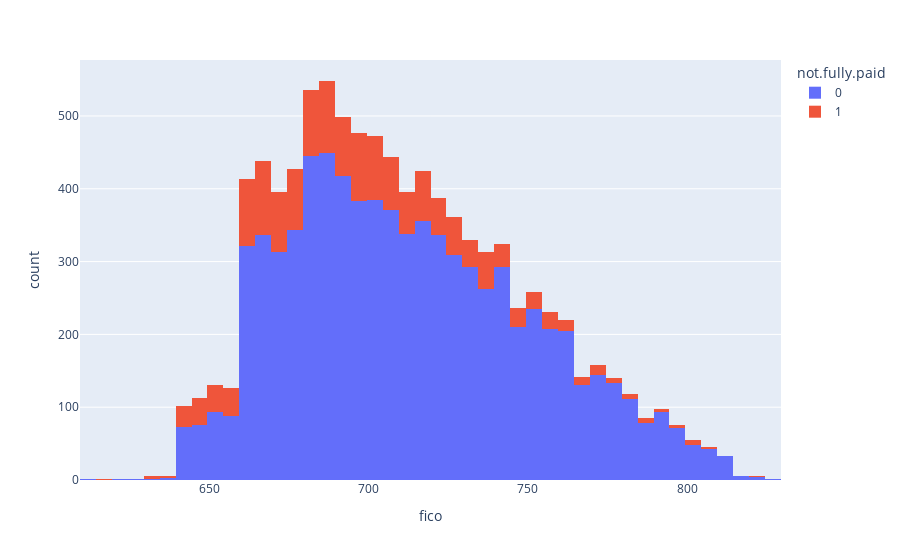

Notebook cell for this chart:
### Code cell
fig = px.histogram(Loans, x ='fico', color = 'not.fully.paid')
fig.show()

### Figure 1 — Plotly figure (JSON) as saved in the notebook; plotly's stock layout.template omitted (floating-point values rounded to 4 significant figures; data arrays with more than 128 entries replaced by an {"elided": "..."} marker saying what was removed)
{"data": [{"alignmentgroup": "True", "bingroup": "x", "hovertemplate": "not.fully.paid=0<br>fico=%{x}<br>count=%{y}<extra></extra>", "legendgroup": "0", "marker": {"color": "#636efa", "pattern": {"shape": ""}}, "name": "0", "offsetgroup": "0", "orientation": "v", "showlegend": true, "type": "histogram", "x": {"elided": "8045 int values"}, "xaxis": "x", "yaxis": "y"}, {"alignmentgroup": "True", "bingroup": "x", "hovertemplate": "not.fully.paid=1<br>fico=%{x}<br>count=%{y}<extra></extra>", "legendgroup": "1", "marker": {"color": "#EF553B", "pattern": {"shape": ""}}, "name": "1", "offsetgroup": "1", "orientation": "v", "showlegend": true, "type": "histogram", "x": {"elided": "1533 int values"}, "xaxis": "x", "yaxis": "y"}], "layout": {"barmode": "relative", "legend": {"title": {"text": "not.fully.paid"}, "tracegroupgap": 0}, "margin": {"t": 60}, "xaxis": {"anchor": "y", "domain": [0, 1], "title": {"text": "fico"}}, "yaxis": {"anchor": "x", "domain": [0, 1], "title": {"text": "count"}}}}
